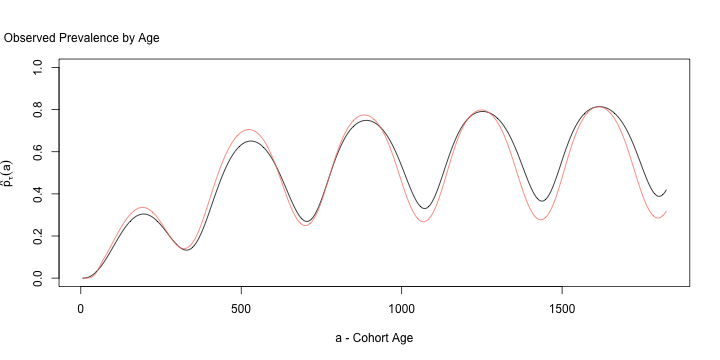

The R source for this figure:
## ------------------------------------------------------------------------------------------------
library(ramp.falciparum)
library(viridisLite)
library(knitr)


## ------------------------------------------------------------------------------------------------
foiP3 = list(hbar = 1, 
             agePar = par_type2Age(), 
             seasonPar = par_sinSeason(), 
             trendPar = par_flatTrend())


## ------------------------------------------------------------------------------------------------
foiP3 = list(hbar = 5/365, 
             agePar = par_type2Age(), 
             seasonPar = par_sinSeason(), 
             trendPar = par_flatTrend())


## ------------------------------------------------------------------------------------------------
aa = seq(5, 5*365, by = 5)


## ----eval=F--------------------------------------------------------------------------------------
## pr = sapply(aa, d_parasite_detect, FoIpar=foiP3)
## PR = data.frame(pr=as.vector(pr))
## write.table(PR, "pr.txt")


## ------------------------------------------------------------------------------------------------
moi = meanMoI(aa, foiP3)

pr = read.table("pr.txt")$pr


## ------------------------------------------------------------------------------------------------
solve_dAoYda(1, foiP3, Amax=5*365, dt=5) -> hybrid
tm = hybrid$time
x = hybrid$x[-1]
y = hybrid$y[-1]
m = hybrid$m[-1]
ix = 1:length(x)
FQx =  ix*0
FQy =  ix*0

for(i in ix){
  FQx[i] = FQ(x[i], aa[i], foiP3)
  FQy[i] = FQ(y[i], aa[i], foiP3)
}

xct = pr*(1-exp(-moi)) 
aprx = 1 - exp(-m*FQx)
#aprx1 = (1-exp(-m))*FQy


## ------------------------------------------------------------------------------------------------
plot(aa, xct, type = "l", ylim = c(0,1),
     xlab = "a - Cohort Age",
     ylab = expression(hat(p)[tau](a)))
lines(aa, aprx, col = "salmon")

#lines(aa, (aprx + aprx1)/2, col = "darkgreen")
#lines(aa, aprx1, col = "blue")


#plot(aa, xct-aprx, type = "l")
#segments(0,0, max(aa), 0)





## ----purl Figure 10, eval=F----------------------------------------------------------------------
## print("Making Figure 10")
## purl("Figure10.Rmd", "Figure10.R")


## ----source Figure 10, eval=F--------------------------------------------------------------------
## png("Figure10.png", height=360, width=540)
## source("Figure10.R")
## invisible(dev.off(dev.cur()))

